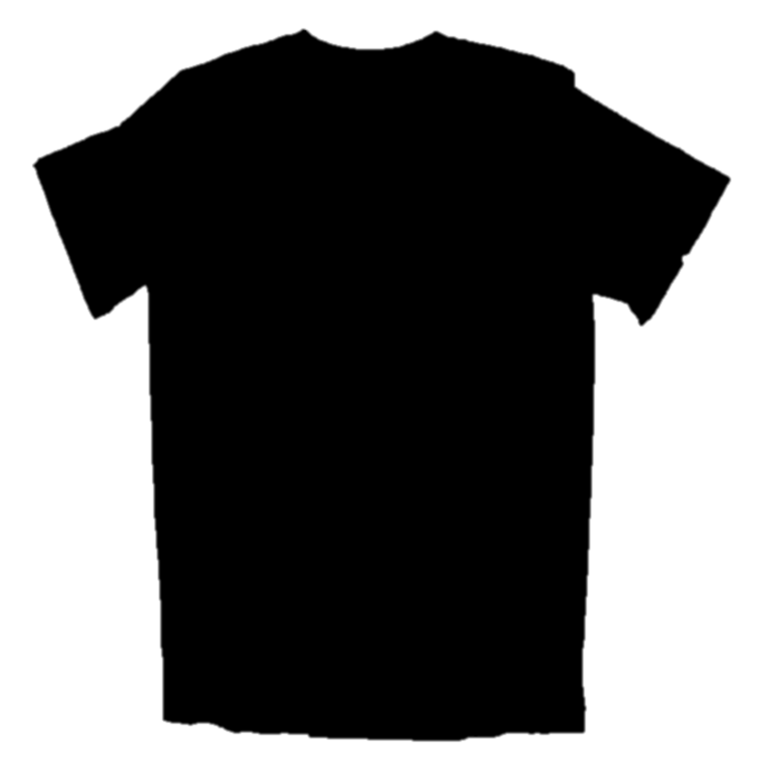
#> input picture Calibration_image.jpg, 3072 x 3072 px, given in place of the camera (shown at 1/4 size)
$ python SmartTable_p2.py
#> lines starting #> are read from the running program, lines starting #| are printed output that depends on the picture; after the words box and inside, x2 and y2 are one past the last pixel; in counts of white or black regions, pixels touching at a corner belong together
#> in getMeasurements, frame is the input picture: shape (3072, 3072, 3); min 0, max 255, mean 111.1
import numpy as np
import cv2
import math


def getmmDistance(pixel):														# Calibration to get mm from pixel
    mm = ((pixel - 0.5914) / 0.6716)
    if mm > 0:
        return mm
    else:
        return 0


def getPixelDistance(mm):														# Calibration to get pixel from mm
    pixel = (0.6716 * mm) + 0.5914
    if pixel > 0:
        return pixel
    else:
        return 0


def addTextOnFrame(imgSrc):														# Add default text on frame and resize it
	(height, width) = imgSrc.shape[:2]
	# [5 lines of commented-out code are left out]
	imgTemp = imgSrc.copy()
	cv2.rectangle(imgTemp,(0,0),(width,30),(0,0,0),-1)
	cv2.addWeighted(imgTemp,0.5,imgSrc,0.5,0,imgSrc)							# Adding transparent layer
	cv2.putText(imgSrc, "Press 'q' to Exit", (width-150,20), cv2.FONT_HERSHEY_TRIPLEX, 0.5, (255,255,255), 1, cv2.LINE_AA)
	imgSrc = cv2.resize(imgSrc, (int(width*1.565),int(height*1.9)))
	return imgSrc


def tshirtMeasuring(imgSrc):
	frame = imgSrc.copy()														# Backup original image
	# cv2.imshow("Original", imgSrc)

	(height, width) = frame.shape[:2]
#> height = 3072; width = 3072
	rotation_matrix1 = cv2.getRotationMatrix2D((width/2, height/2), 90, 1)		# Rotation matrix ((centerOfRotation), Anti-ClockwiseRotationAngle, Scale)
	rotation_matrix1[0,2] += int((height/2)-width/2)
	rotation_matrix1[1,2] += int((width/2)-height/2)
	frame = cv2.warpAffine(frame, rotation_matrix1, (height,width))				# Rotate filtered image (Image, RotationMatrix, NewImageDimensions)
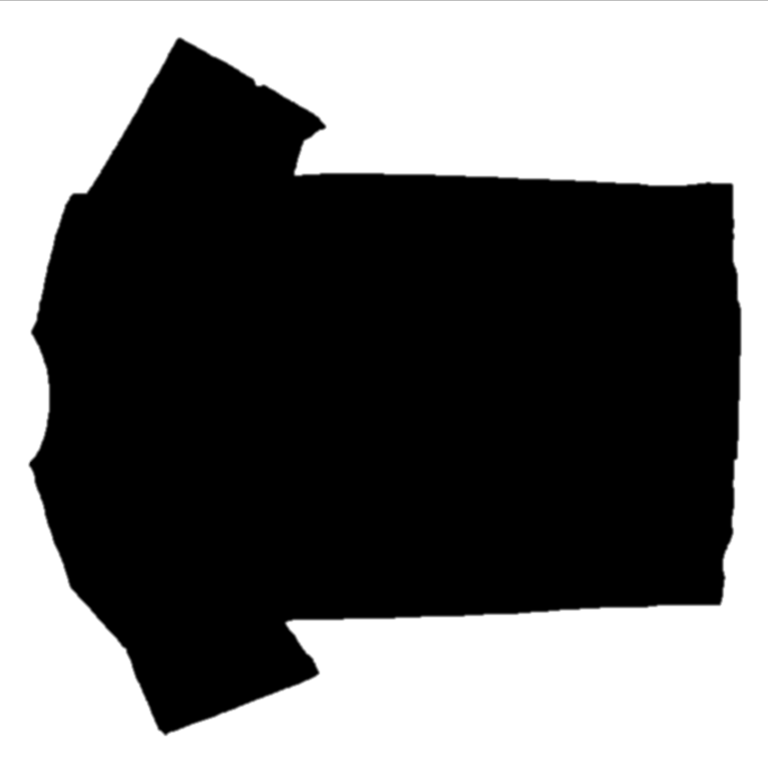
#> frame: shape (3072, 3072, 3) (shown at 1/4 size); min 0, max 255, mean 111
	(height, width) = frame.shape[:2]
	gray = cv2.cvtColor(frame.copy(), cv2.COLOR_BGR2GRAY)						# Convert image into grayscale
	median = cv2.medianBlur(gray, 11)											# Median filtering(second parameter can only be an odd number)
	# cv2.imshow("Test1", median)
	thresh = 200
	binary = cv2.threshold(median, thresh, 255, cv2.THRESH_BINARY_INV)[1]		# Convert image into black & white
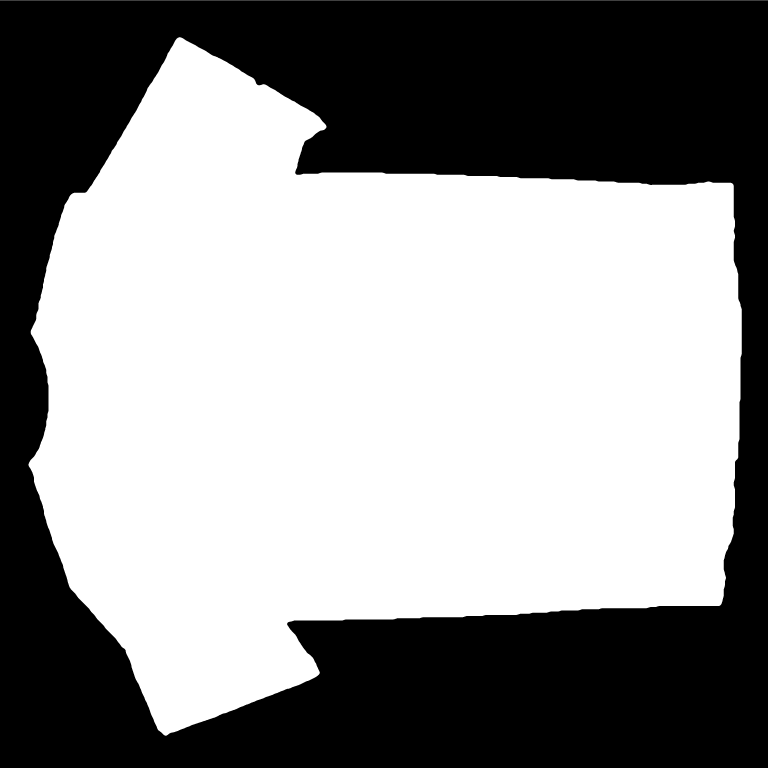
#> binary: shape (3072, 3072) (shown at 1/4 size); 56.8% white; 1 black region, box (x1, y1, x2, y2) and area: (0, 1, 3072, 3072) 4074248
	# binary = cv2.Canny(median, 30, 150)			# Edge detection(2nd & 3rd parameters are minVal & maxVal,
													# below min -> not edge, above max -> sure edge, between -> only is connected with sure edge)
	# kernel = np.ones((5,5),np.uint8)
	# binary = cv2.morphologyEx(binary, cv2.MORPH_CLOSE, kernel)				# dilation then erosion
	binary = cv2.dilate(binary, None, iterations=2)								# Dilation - make bigger white area
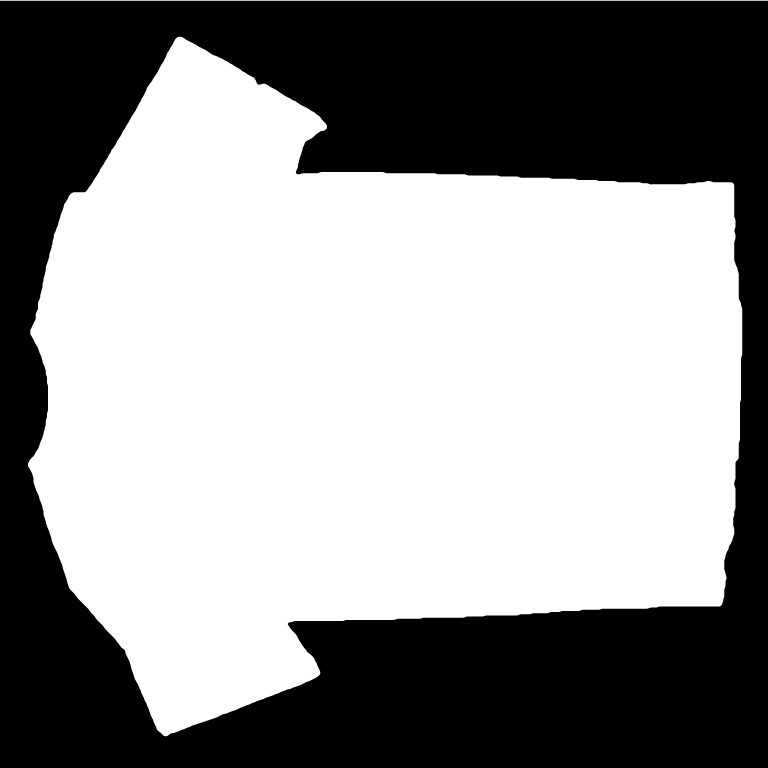
#> binary: shape (3072, 3072) (shown at 1/4 size); 57.1% white; 1 black region, box (x1, y1, x2, y2) and area: (0, 3, 3072, 3072) 4043974
	binary = cv2.erode(binary, None, iterations=2)								# Erosion - make smaller white area
#> binary: shape (3072, 3072); 56.8% white; 1 black region
	# cv2.imshow("Test2", binary)

	cnts = cv2.findContours(binary.copy(), cv2.RETR_EXTERNAL, cv2.CHAIN_APPROX_SIMPLE)[-2]	# Contour tracking(), function will modify source image
#> cnts = 2 contours, 1 with area under 20; largest, box (x1, y1, x2, y2) and area: (114, 149, 2967, 2943) 5355028
	if len(cnts) == 0:			# If no contours detected skip further process
		return addTextOnFrame(frame)

	cnts = sorted(cnts, key = cv2.contourArea, reverse = True)[:1]				# Sort contours area wise from bigger to smaller
#> cnts = 1 contour; box (x1, y1, x2, y2) and area: (114, 149, 2967, 2943) 5355028
	areaTshirt = cv2.contourArea(cnts[0])
#> areaTshirt = 5355027.5
	# print("area %.2f" %areaTshirt)
	if ((height*width*.25)>areaTshirt) or ((height*width*.55)<areaTshirt):		# If contour is too small or too big, ignore it
		return addTextOnFrame(frame)
#> in addTextOnFrame, `imgSrc = cv2.resize(imgSrc, (int(width*1.565),int(height*1.9)))`:
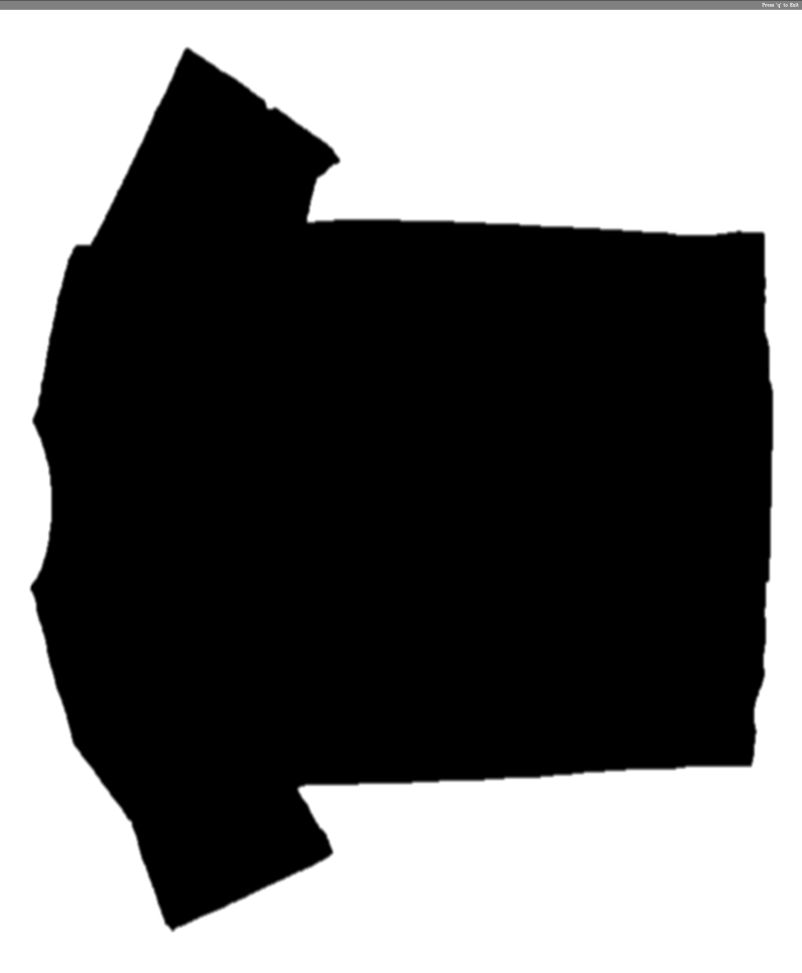
#> imgSrc: shape (5836, 4807, 3) (shown at 1/6 size); min 0, max 255, mean 109.8

	cv2.drawContours(frame, cnts, 0, (0,255,0), 3)								# Draw boundary for contour(-1 for third -> draw all contours, 3 -> width of boundary)
	mask = np.zeros(gray.shape,np.uint8)										# Create a black colored empty frame
	cv2.drawContours(mask, cnts, 0, 255, -1)				# Draw T.shirt on it (0 -> contourIndex, 255 -> color(white), -1 -> filledContour)
															# Color can be represented using one integer since "mask" is black & white (or grayscale)
	# cv2.imshow("Test3", mask)

	ellipse = cv2.fitEllipse(cnts[0])						# [ellipse] = [(center), (MajorAxisLength, MinorAxisLength), clockwiseAngleFromXAxisToMajorOrMinorAxis]
	if len(ellipse) < 1:																# If ellipse detection false, all other calculations are useless
		return addTextOnFrame(frame)

	# [8 lines of commented-out code are left out]
	rotation_matrix = cv2.getRotationMatrix2D(ellipse[0], (ellipse[2]-90), 1)			# Rotation matrix ((centerOfRotation), Anti-ClockwiseRotationAngle, Scale)
	# rotation_matrix = cv2.getRotationMatrix2D((int(ellipse[0][0]),int(ellipse[0][1])), (int(ellipse[2])-90), 1)
	# rotation_matrix[0,2] += int((frame_diagonal/2)-ellipse[0][0])
	# rotation_matrix[1,2] += int((frame_diagonal/2)-ellipse[0][1])
	rotated_mask = cv2.warpAffine(mask, rotation_matrix, (width,height))				# Rotate filtered image (Image, RotationMatrix, NewImageDimensions)
	# rotated_frame = cv2.warpAffine(frame, rotation_matrix, (frame_diagonal,frame_diagonal))		# Rotate actual image
	rotated_frame = cv2.warpAffine(frame, rotation_matrix, (width,height))
	# cv2.imshow("Test4", rotated_mask)
	dummy = np.full(rotated_frame.shape, 255, np.uint8)									# Dummy white image to get missing parts of rotated frame
	rotated_dummy = cv2.warpAffine(dummy, rotation_matrix, (width,height))				# Rotate dummy to get exact position


	# *************************************************************
	# ***********************Body Height***************************
	# *************************************************************
	height_array_y = int(ellipse[0][1])
	# print(rotated_mask[height_array_y])
	white = False
	first = 0
	last = 0
	if height_array_y<=0 or height<=height_array_y:										# If center of ellipse is at out of frame, further calculations are useless
		return addTextOnFrame(frame)

	for i in range(0,len(rotated_mask[height_array_y])):								# Calculate pixel height by checking pixel value
		if white == False and rotated_mask[height_array_y][i] != 0:
			first = i 			# first white pixel
			white = True
		elif white == True and rotated_mask[height_array_y][i] == 0:
			last = i-1			# last white pixel
			white = False
	pixel_height = last - first
	# print("pixelHeight = %d" %pixel_height)
	cv2.line(rotated_frame, (first,height_array_y), (last,height_array_y), (255,0,0), 3)	# Draw height calculating line on image
	font = cv2.FONT_HERSHEY_SCRIPT_COMPLEX
	cv2.putText(rotated_frame, '%.1f cm' %(getmmDistance(pixel_height)/10), (first,height_array_y-10), font, 1, (255,0,0), 2, cv2.LINE_AA)	# Display height value on image


	# *************************************************************
	# *************************************************************
	# *************************************************************
	mid_width_array_x = int(ellipse[0][0])												# To calculate body sweap & body width
	sleeve_check_length = int(pixel_height * 27 /100)									# Guessing the general distance from middle to sleeve level
	# cv2.line(rotated_frame, (mid_width_array_x,0), (mid_width_array_x,480), (255,0,0), 3)													# Middle line
	# cv2.line(rotated_frame, (mid_width_array_x-sleeve_check_length,0), (mid_width_array_x-sleeve_check_length,480), (255,255,0), 3)		# Sleeve check line
	# cv2.line(rotated_frame, (mid_width_array_x+sleeve_check_length,0), (mid_width_array_x+sleeve_check_length,480), (255,255,0), 3)		# Sleeve check line
	if mid_width_array_x<=sleeve_check_length or (width-sleeve_check_length)<=mid_width_array_x or sleeve_check_length<=0:		# If this false width calculation is useless
		rotation_matrix = cv2.getRotationMatrix2D(ellipse[0], (360-(ellipse[2]-90)), 1)						# Rotation matrix ((centerOfRotation), Anti-ClockwiseRotationAngle, Scale)
		rotated_frame = cv2.warpAffine(rotated_frame, rotation_matrix, (frame.shape[1],frame.shape[0]))		# Rotate actual image
		rotated_dummy = cv2.warpAffine(rotated_dummy, rotation_matrix, (frame.shape[1],frame.shape[0]))		# Rotate actual image
		rotated_frame = cv2.add(rotated_frame, cv2.subtract(frame, rotated_dummy))							# Fill missing parts of final output
		# cv2.addWeighted(frame,0.5,rotated_frame,0.5,0,rotated_frame)										# Adding missing parts
		return addTextOnFrame(rotated_frame)

	transpose_rotated_mask = np.transpose(rotated_mask)									# Easy to consider row wise
	sleeve_check_temp1_count = np.count_nonzero(transpose_rotated_mask[mid_width_array_x-sleeve_check_length])		# Get number of white pixels
	sleeve_check_temp2_count = np.count_nonzero(transpose_rotated_mask[mid_width_array_x+sleeve_check_length])		# Get number of white pixels
	sleeve_side = 0
	non_sleeve_side = 0
	rotated = False																		# To capture rotated or not
	if sleeve_check_temp1_count > sleeve_check_temp2_count:								# Sleeves are at starting side
		sleeve_side = mid_width_array_x-sleeve_check_length
		non_sleeve_side = mid_width_array_x+sleeve_check_length
		rotated = False
	else:																				# Sleeves are at ending side
		sleeve_side = mid_width_array_x+sleeve_check_length
		non_sleeve_side = mid_width_array_x-sleeve_check_length
		rotated = True


	# *************************************************************
	# ***********************Body Sweap****************************
	# *************************************************************
	body_sweap_x = 0
	temp_width_pre = np.count_nonzero(transpose_rotated_mask[non_sleeve_side])			# Storing previous white pixel count to check with next
	step = 5			# White pixel count checking step size
	while True:			# Loop to get the body sweap pixel line
		if rotated == False:
			non_sleeve_side += step 													# Checking ending side
			if non_sleeve_side >= last-step:
				break
			temp_count = np.count_nonzero(transpose_rotated_mask[non_sleeve_side])
			if temp_count < temp_width_pre:												# Compare pixel counts
				temp_count2 = np.count_nonzero(transpose_rotated_mask[non_sleeve_side+step])
				if temp_count2 < temp_count:											# Compare next line also to verify
					body_sweap_x = non_sleeve_side-step
					break
			else:
				temp_width_pre = temp_count 											# Update previous pixel count
		else:
			non_sleeve_side -= step 													# Checking starting side
			if non_sleeve_side <= first+step:
				break
			temp_count = np.count_nonzero(transpose_rotated_mask[non_sleeve_side])
			if temp_count < temp_width_pre: 											# Compare pixel counts
				temp_count2 = np.count_nonzero(transpose_rotated_mask[non_sleeve_side-step])
				if temp_count2 < temp_count:											# Compare next line also to verify
					body_sweap_x = non_sleeve_side+step
					break
			else:
				temp_width_pre = temp_count 											# Update previous pixel count
	if body_sweap_x > 0:
		white = False
		first = 0
		last = 0
		for i in range(0,len(transpose_rotated_mask[body_sweap_x])):					# Calculate pixel body sweap by checking pixel value
			if white == False and transpose_rotated_mask[body_sweap_x][i] != 0:
				first = i 				# First white pixel
				white = True
			elif white == True and transpose_rotated_mask[body_sweap_x][i] == 0:
				last = i-1 				# Last white pixel
				white = False
		pixel_body_sweap = last - first
		# print("pixelBodySweap = %d" %pixel_body_sweap)
		cv2.line(rotated_frame, (body_sweap_x,first), (body_sweap_x,last), (255,0,0), 3)	# Draw body sweap calculating line on image
		font = cv2.FONT_HERSHEY_SCRIPT_COMPLEX
		cv2.putText(rotated_frame, '%.1f cm' %(getmmDistance(pixel_body_sweap)/10), (body_sweap_x-50,first-10), font, 1, (255,0,0), 2, cv2.LINE_AA)		# Display body sweap value on image


	# *************************************************************
	# *************************Body Width**************************
	# *************************************************************
	body_width_x = 0
	temp_width_pre = np.count_nonzero(transpose_rotated_mask[mid_width_array_x])		# To compare with
	sleeve_check = mid_width_array_x 													# Sleeve checking pixel line
	step = 5 																			# Sleeve checking step size
	body_width_x_dif = int(getPixelDistance(25)/step)									# Pixel distance from sleeve joint to body width
	# body_width_x_dif = int(33/step)													# Pixel distance from sleeve joint to body width
	body_width_first = [] 																# To store white area starting points
	body_width_last = [] 																# To store white area ending points
	count_for_dif = 0
	dif = 5																				# Target pixel difference at sleeve starting
	continuous_white_counts = []														# Number of white pixels in each white region
	max_index = 0																		# Index of region which have max no. of white pixels
	first = []																			# Starting points of each white ragion
	last = []																			# Ending points of each white region
	while True:
		count_for_dif += 1																# No. of cycles in the loop
		if rotated == False:
			sleeve_check -= step														# Pixel value checking frequency
			if sleeve_check <= sleeve_side:
				break
			white = False
			continuous_white = 0
			continuous_white_counts = []
			for i in range(0,len(transpose_rotated_mask[sleeve_check])):				# Calculate continuous white by checking pixel value
				if white == False and transpose_rotated_mask[sleeve_check][i] != 0:		# Black to white
					first.append(i)
					continuous_white = 1
					white = True
				elif white == True and transpose_rotated_mask[sleeve_check][i] != 0:	# White to white
					continuous_white += 1
					white = True
				elif white == True and transpose_rotated_mask[sleeve_check][i] == 0:	# White to white
					continuous_white_counts.append(continuous_white)
					last.append(i)
					white = False
			if len(continuous_white_counts) > 0:										# If white areas found
				max_index = np.argmax(continuous_white_counts)
				if count_for_dif - body_width_x_dif > 0:
					body_width_first.append(first[max_index])							# Storing first & last values of several pixel lines before
					body_width_last.append(last[max_index])
				temp_count = continuous_white_counts[max_index]
				if temp_count > temp_width_pre+dif:										# Sleeve detected
					body_width_x = sleeve_check+step
					break
				else:
					temp_width_pre = temp_count
		else:																			# Same as previous, but changing the scaning direction
			sleeve_check += step
			if sleeve_check >= sleeve_side:
				break
			white = False
			continuous_white = 0
			continuous_white_counts = []
			for i in range(0,len(transpose_rotated_mask[sleeve_check])):				# Calculate continuous white by checking pixel value
				if white == False and transpose_rotated_mask[sleeve_check][i] != 0:
					first.append(i)
					continuous_white = 1
					white = True
				elif white == True and transpose_rotated_mask[sleeve_check][i] != 0:
					continuous_white += 1
					white = True
				elif white == True and transpose_rotated_mask[sleeve_check][i] == 0:
					continuous_white_counts.append(continuous_white)
					last.append(i)
					white = False
			if len(continuous_white_counts) > 0:
				max_index = np.argmax(continuous_white_counts)
				if count_for_dif - body_width_x_dif > 0:
					body_width_first.append(first[max_index])
					body_width_last.append(last[max_index])
				temp_count = continuous_white_counts[max_index]
				if temp_count > temp_width_pre+dif:
					body_width_x = sleeve_check-step
					break
				else:
					temp_width_pre = temp_count
	if len(continuous_white_counts) > 0:
		pixel_body_width = continuous_white_counts[max_index]							# Body width in pixels
		# pixel_body_width2 = last[max_index] - first[max_index]							# Body width in pixels

		# print("pixelBodyWidth = %d" %pixel_body_width)
		# cv2.line(rotated_frame, (body_width_x,first[max_index]), (body_width_x,last[max_index]), (255,0,0), 3)			# Draw body width calculating line on image
		# font = cv2.FONT_HERSHEY_SCRIPT_COMPLEX
		# cv2.putText(rotated_frame, '%.1f pixel' %pixel_body_width, (body_width_x-100,first[max_index]-10), font, 1, (255,0,0), 2, cv2.LINE_AA)			# Display body width value on image

		if len(body_width_first)>0 and len(body_width_last)>0:
			pixel_body_width_actual = body_width_last[len(body_width_last)-1] - body_width_first[len(body_width_first)-1]
			# print("pixelBodyWidthActual = %d" %pixel_body_width_actual)
			if rotated == False:
				cv2.line(rotated_frame, ((body_width_x + body_width_x_dif),body_width_first[len(body_width_first)-1]), ((body_width_x + body_width_x_dif),body_width_last[len(body_width_last)-1]), (255,0,0), 3)	# Draw body width calculating line on image
			else:
				cv2.line(rotated_frame, ((body_width_x - body_width_x_dif),body_width_first[len(body_width_first)-1]), ((body_width_x - body_width_x_dif),body_width_last[len(body_width_last)-1]), (255,0,0), 3)	# Draw body width calculating line on image
			font = cv2.FONT_HERSHEY_SCRIPT_COMPLEX
			cv2.putText(rotated_frame, '%.1f cm' %(getmmDistance(pixel_body_width_actual)/10), (body_width_x-50,body_width_first[len(body_width_first)-1]-10), font, 1, (255,0,0), 2, cv2.LINE_AA)			# Display body width value on image


	rotation_matrix = cv2.getRotationMatrix2D(ellipse[0], (360-(ellipse[2]-90)), 1)			# Rotation matrix ((centerOfRotation), Anti-ClockwiseRotationAngle, Scale)
	rotated_frame = cv2.warpAffine(rotated_frame, rotation_matrix, (frame.shape[1],frame.shape[0]))				# Rotate actual image
	rotated_dummy = cv2.warpAffine(rotated_dummy, rotation_matrix, (frame.shape[1],frame.shape[0]))				# Rotate actual image
	rotated_frame = cv2.add(rotated_frame, cv2.subtract(frame, rotated_dummy))									# Fill missing parts of final output
	# cv2.addWeighted(frame,0.5,rotated_frame,0.5,0,rotated_frame)												# Adding missing parts
	return addTextOnFrame(rotated_frame)


def getMeasurements():
	cap = cv2.VideoCapture(1)
	# cap.set(cv2.CAP_PROP_SETTINGS, 1)
	original = cv2.imread("E:\MachineLearning\Images\TShirt\img2890.jpg")

	while(True):
		# Capture frame-by-frame
		ret, frame = cap.read()
		if ret:
			# print("New frame")
			output = tshirtMeasuring(frame)						# Process live video
			# output = tshirtMeasuring(original.copy())			# Process a saved image instead of live video
			cv2.imshow("Smart Table", output)

		if cv2.waitKey(1) & 0xFF == ord('q'):
#> (key q is pressed here)
			break

	# When everything done, release the capture
	cap.release()
	cv2.destroyAllWindows()

getMeasurements()
